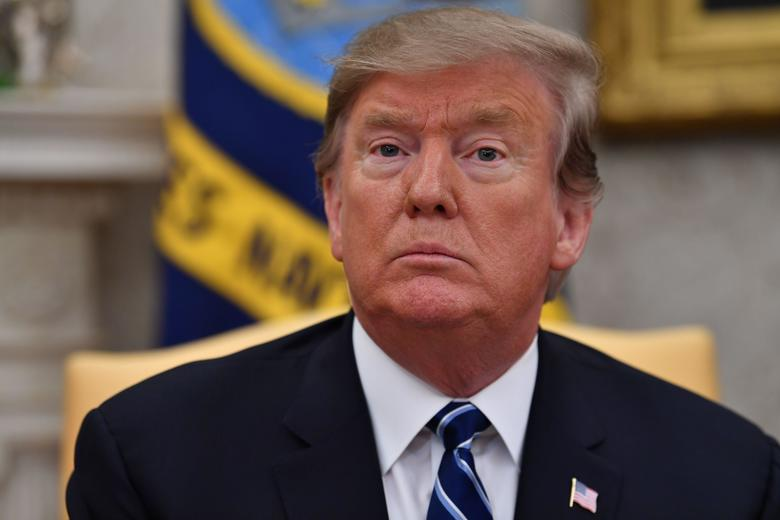
#> input picture images/trump.jpg, 780 x 520 px
$ python arithmetic.py
#> lines starting #> are read from the running program, lines starting #| are printed output that depends on the picture
import cv2
import numpy as numpy


trump = cv2.imread("images/trump.jpg", 0)
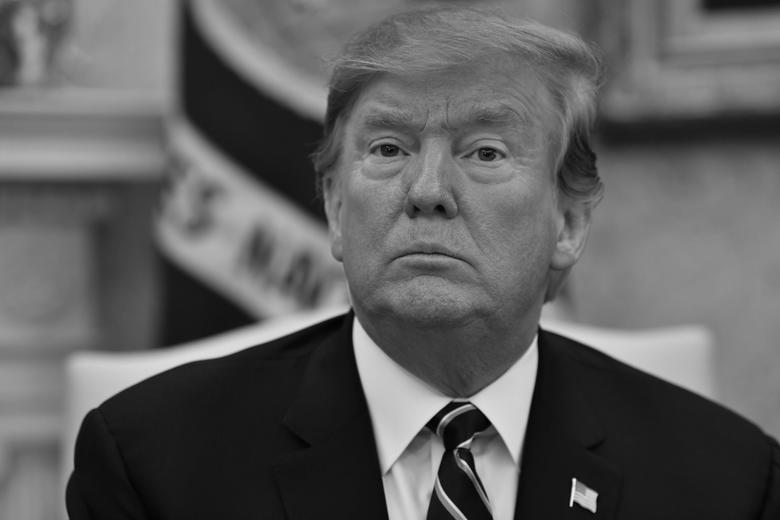
#> trump: shape (520, 780); min 0, max 246, mean 94.6
kim = cv2.imread("images/kim.jpg", 0)
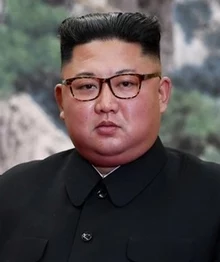
#> input picture images/kim.jpg, 220 x 262 px
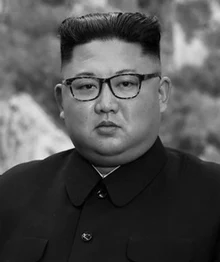
#> kim: shape (262, 220); min 0, max 236, mean 80.4
print(kim.shape)
#| (262, 220)
trump = cv2.resize(trump, (220, 262))
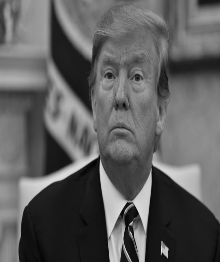
#> trump: shape (262, 220); min 3, max 233, mean 94.5
# cv2.imshow('trump', trump)

add = cv2.addWeighted(trump, 0.7, kim, 0.3, 0)
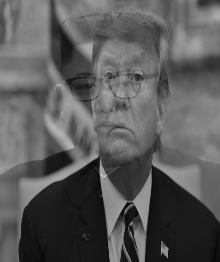
#> add: shape (262, 220); min 3, max 205, mean 90.3

cv2.imshow('add', add)
cv2.waitKey(0)
cv2.destroyAllWindows()
